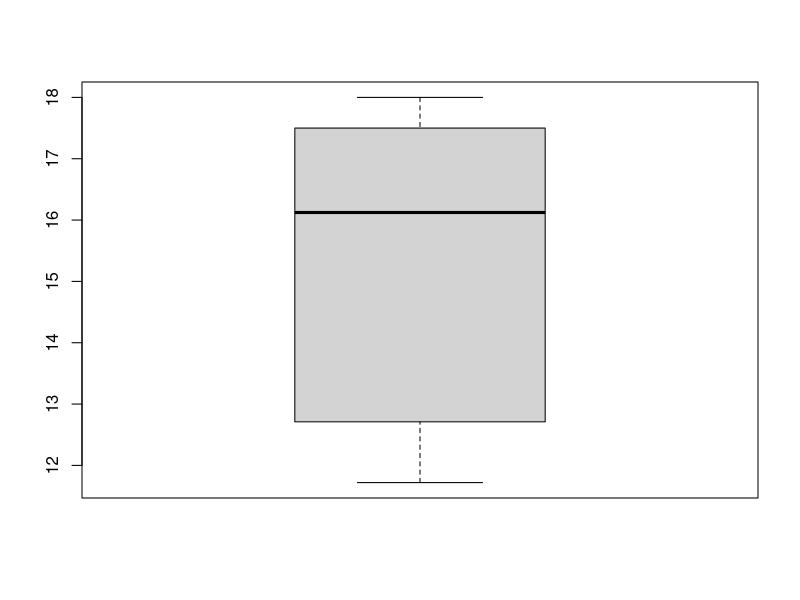

Source code (R): (Note: a time limit stopped this script after it produced the figure.)
sqp <- c(680/53.5, 920/78.5, 970/64, 470/27.5, 560/32, 540/30 )
boxplot(sqp)

850/67



expit <- function(r, max = 1, min = 0){
  
  max_m <- max-min
  
  return( 1/(1+exp(-r))*max_m + min)
}



pp_vis <- function(a, asd, b, bsd, sd, sdsd, max = 1, min = 0, tau =F){
  fl <- seq(0, 350, by = 10)
  n = 1000
  
  if(tau){
    asd <- asd^(-1/2)
    bsd <- bsd^(-1/2)
    sdsd <- sdsd^(-1/2)
  }
  
  
  sd <- rlnorm(n, mean = sd, sd = sdsd)
  lenfl <- length(fl)
  a_val <- rnorm(n, a, sd = asd)
  b_val <- rlnorm(n, b, sd = bsd)
  mu_eff <- matrix(nrow = n, ncol = lenfl)
  sm <- n*lenfl
  for(i in 1:lenfl){
    mu_eff[,i] <- a_val + b_val*fl[i]
  }
  
  for(i in 1:length(sd)){
    if(i == 1){
      eff <- matrix(rnorm(sm, mu_eff, sd = sd[i]), ncol = ncol(mu_eff))
      colnames(eff) <- paste(fl)
    }
    else{
      efft <- matrix(rnorm(sm, mu_eff, sd = sd[i]), ncol = ncol(mu_eff))
      colnames(efft) <- paste(fl)
      eff <- rbind(eff, efft)
    }
  }
  
  
  
  
  
  #p <- expit(eff, max = max)
  p <- 0.6*( exp(eff)/( 1+exp(eff) ) ) + 0.3
  return(p)
}

test <- pp_vis(a = 2.9, asd = 60, b = -2.6, bsd = 984, sd = -0.23, sdsd = 210, max = 0.9, min = 0.3, tau = T)
boxplot(test)
